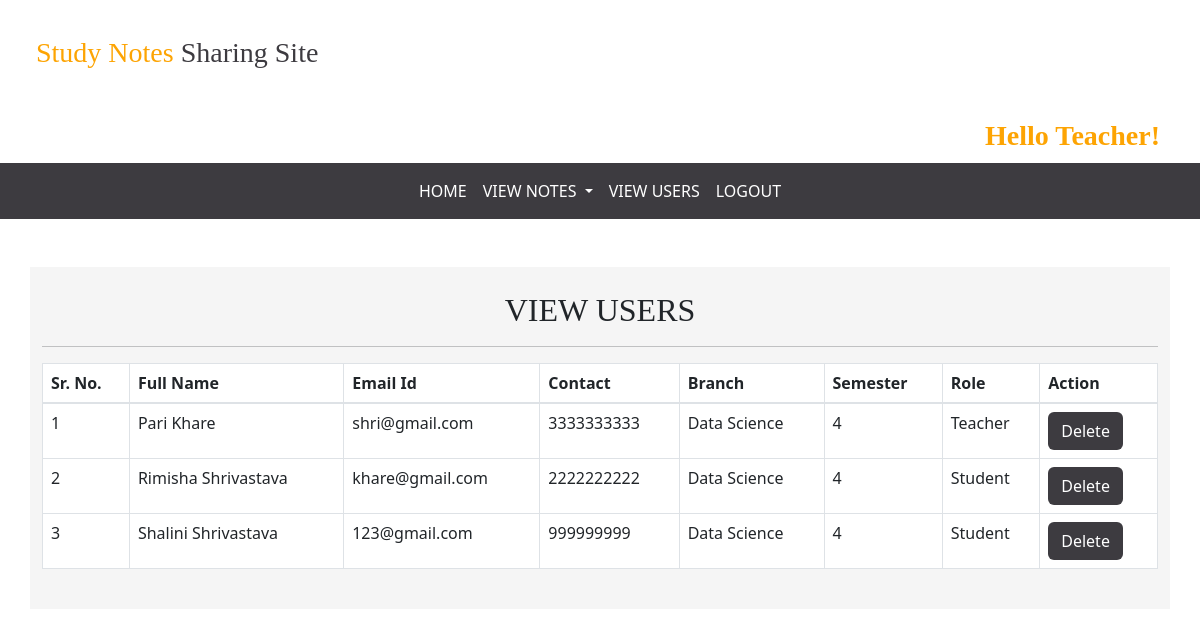
The app's page /view_users (signed in) with its own data.
### notes/models.py (models this page shows, shortened)
class Signup(models.Model):
    user = models.ForeignKey(User, on_delete=models.CASCADE)
    contact = models.CharField(max_length=10, null=True)
    branch = models.CharField(max_length=30)
    semester = models.CharField(max_length=30)
    role = models.CharField(max_length=15)

### notes/views.py (the view)
# urls.py: path('view_users',view_users,name='view_users'),
def view_users(request):
    if not request.user.is_authenticated:
        return redirect('login_admin')
    users = Signup.objects.all()
    d= {'users':users}
    return render(request, 'view_users.html', d)

### notes/templates/view_users.html (shortened to what this page needs)
{% extends 'admin_nav.html' %}
{% load static %}
{% block body %}
<link rel="stylesheet" href=" https://cdnjs.cloudflare.com/ajax/libs/twitter-bootstrap/5.3.0/css/bootstrap.min.css">
<link rel="stylesheet" href="https://cdn.datatables.net/2.0.2/css/dataTables.bootstrap5.css">
<div class="container-fluid mt-5" style="background-color : whitesmoke ;width: 95%;" >
    <br>
    <h2 class="text-center" style="font-family:'poppins'">VIEW USERS</h2>
    <hr>
    <table class="table table-bordered" id="example">
        <thead>
            <tr>
                <th>Sr. No.</th>
                <th>Full Name</th>
                <th>Email Id</th>
                <th>Contact</th>
                <th>Branch</th>
                <th>Semester</th>
                <th>Role</th>
                <th>Action</th>
            </tr>
        </thead>
        <tbody>
            {% for i in users %}
            <tr>
                <td>{{ forloop.counter }}</td>
                <td style="text-transform: capitalize">{{ i.user.first_name }} {{ i.user.last_name }}</td>
                <td>{{ i.user.username }}</td>
                <td>{{ i.contact }}</td>
                <td>{{ i.branch }}</td>
                <td>{{ i.semester }}</td>
                <td>{{ i.role }}</td>
                <td><a href="{% url 'delete_users' i.user.id %}" class="btn text-white" style="background-color:3D3B40"  onclick="return confirm('Are you sure...?')">Delete</a></td>
            </tr>
            {% endfor %}
        </tbody>
    </table>
    <br>
</div>
{% endblock %}

### records on screen
Signup: user.first_name "Pari", user.last_name "Khare", user.username "shri@gmail.com", contact "3333333333", branch "Data Science", semester "4", role "Teacher"
Signup: user.first_name "Rimisha", user.last_name "Shrivastava", user.username "khare@gmail.com", contact "2222222222", branch "Data Science", semester "4", role "Student"
Signup: user.first_name "Shalini", user.last_name "Shrivastava", user.username "123@gmail.com", contact "999999999", branch "Data Science", semester "4", role "Student"
